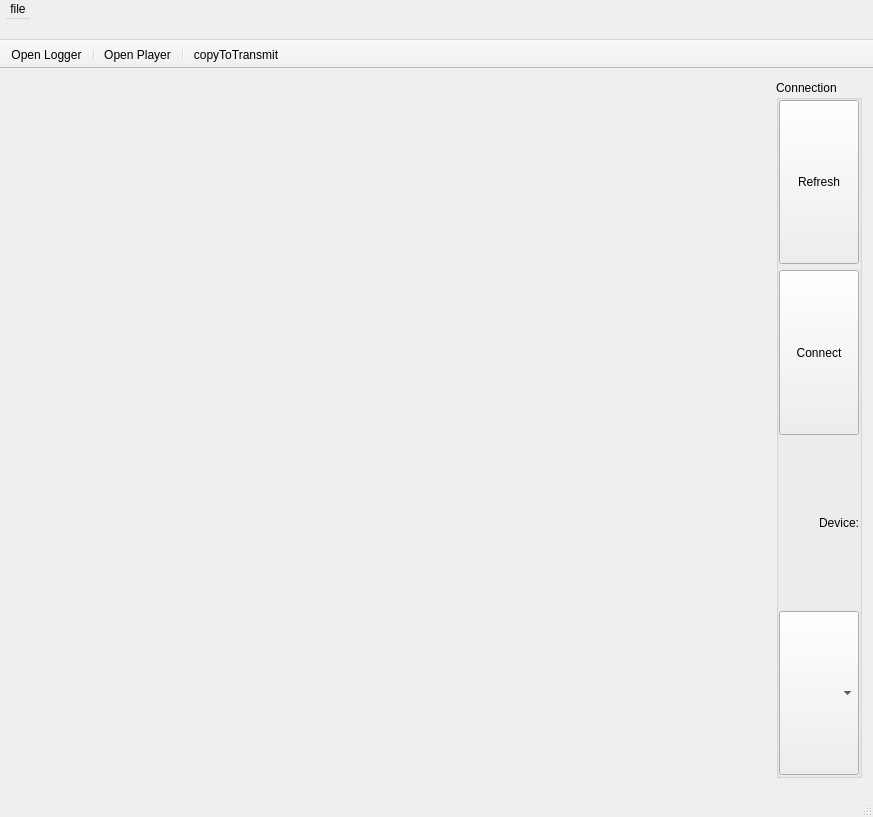
<?xml version="1.0" encoding="UTF-8"?>
<ui version="4.0">
 <class>MainWindow</class>
 <widget class="QMainWindow" name="MainWindow">
  <property name="geometry">
   <rect>
    <x>0</x>
    <y>0</y>
    <width>873</width>
    <height>817</height>
   </rect>
  </property>
  <property name="sizePolicy">
   <sizepolicy hsizetype="Expanding" vsizetype="Preferred">
    <horstretch>0</horstretch>
    <verstretch>0</verstretch>
   </sizepolicy>
  </property>
  <property name="minimumSize">
   <size>
    <width>0</width>
    <height>0</height>
   </size>
  </property>
  <property name="maximumSize">
   <size>
    <width>2000</width>
    <height>1750</height>
   </size>
  </property>
  <property name="windowTitle">
   <string>Bean Cracker</string>
  </property>
  <property name="layoutDirection">
   <enum>Qt::LeftToRight</enum>
  </property>
  <property name="inputMethodHints">
   <set>Qt::ImhFormattedNumbersOnly</set>
  </property>
  <widget class="QWidget" name="centralWidget">
   <property name="sizePolicy">
    <sizepolicy hsizetype="Minimum" vsizetype="Minimum">
     <horstretch>0</horstretch>
     <verstretch>0</verstretch>
    </sizepolicy>
   </property>
   <property name="layoutDirection">
    <enum>Qt::LeftToRight</enum>
   </property>
   <layout class="QVBoxLayout" name="verticalLayout_3">
    <item>
     <layout class="QHBoxLayout" name="horizontalLayout_3">
      <item>
       <widget class="BeanPacketsMonitor" name="beanPacketsMonitor">
        <property name="sizePolicy">
         <sizepolicy hsizetype="Expanding" vsizetype="Expanding">
          <horstretch>0</horstretch>
          <verstretch>0</verstretch>
         </sizepolicy>
        </property>
        <property name="minimumSize">
         <size>
          <width>200</width>
          <height>400</height>
         </size>
        </property>
        <property name="frameShape">
         <enum>QFrame::NoFrame</enum>
        </property>
       </widget>
      </item>
      <item>
       <widget class="QGroupBox" name="groupBox">
        <property name="sizePolicy">
         <sizepolicy hsizetype="Minimum" vsizetype="Preferred">
          <horstretch>0</horstretch>
          <verstretch>0</verstretch>
         </sizepolicy>
        </property>
        <property name="minimumSize">
         <size>
          <width>0</width>
          <height>0</height>
         </size>
        </property>
        <property name="maximumSize">
         <size>
          <width>16777215</width>
          <height>16777215</height>
         </size>
        </property>
        <property name="title">
         <string>Connection</string>
        </property>
        <property name="flat">
         <bool>true</bool>
        </property>
        <property name="checkable">
         <bool>false</bool>
        </property>
        <layout class="QVBoxLayout" name="verticalLayout">
         <property name="spacing">
          <number>-1</number>
         </property>
         <property name="leftMargin">
          <number>0</number>
         </property>
         <property name="topMargin">
          <number>0</number>
         </property>
         <property name="rightMargin">
          <number>0</number>
         </property>
         <property name="bottomMargin">
          <number>0</number>
         </property>
         <item>
          <widget class="QPushButton" name="btnRefresh">
           <property name="sizePolicy">
            <sizepolicy hsizetype="Minimum" vsizetype="Preferred">
             <horstretch>0</horstretch>
             <verstretch>0</verstretch>
            </sizepolicy>
           </property>
           <property name="text">
            <string>Refresh</string>
           </property>
          </widget>
         </item>
         <item>
          <widget class="QPushButton" name="btnConnect">
           <property name="sizePolicy">
            <sizepolicy hsizetype="Minimum" vsizetype="Preferred">
             <horstretch>0</horstretch>
             <verstretch>0</verstretch>
            </sizepolicy>
           </property>
           <property name="text">
            <string>Connect</string>
           </property>
           <property name="flat">
            <bool>false</bool>
           </property>
          </widget>
         </item>
         <item>
          <widget class="QLabel" name="lbDevice">
           <property name="sizePolicy">
            <sizepolicy hsizetype="Preferred" vsizetype="Preferred">
             <horstretch>0</horstretch>
             <verstretch>0</verstretch>
            </sizepolicy>
           </property>
           <property name="layoutDirection">
            <enum>Qt::LeftToRight</enum>
           </property>
           <property name="text">
            <string>Device:</string>
           </property>
           <property name="alignment">
            <set>Qt::AlignRight|Qt::AlignTrailing|Qt::AlignVCenter</set>
           </property>
           <property name="indent">
            <number>0</number>
           </property>
          </widget>
         </item>
         <item>
          <widget class="QComboBox" name="cbDevice">
           <property name="sizePolicy">
            <sizepolicy hsizetype="Preferred" vsizetype="Preferred">
             <horstretch>0</horstretch>
             <verstretch>0</verstretch>
            </sizepolicy>
           </property>
           <property name="sizeAdjustPolicy">
            <enum>QComboBox::AdjustToContents</enum>
           </property>
          </widget>
         </item>
        </layout>
       </widget>
      </item>
     </layout>
    </item>
    <item>
     <layout class="QHBoxLayout" name="horizontalLayout">
      <property name="spacing">
       <number>-1</number>
      </property>
      <item>
       <widget class="BeanPacketsSender" name="beanPacketsSender" native="true">
        <property name="sizePolicy">
         <sizepolicy hsizetype="Expanding" vsizetype="Minimum">
          <horstretch>0</horstretch>
          <verstretch>0</verstretch>
         </sizepolicy>
        </property>
        <property name="minimumSize">
         <size>
          <width>550</width>
          <height>0</height>
         </size>
        </property>
       </widget>
      </item>
     </layout>
    </item>
   </layout>
  </widget>
  <widget class="QStatusBar" name="statusBar">
   <property name="sizeGripEnabled">
    <bool>true</bool>
   </property>
  </widget>
  <widget class="QMenuBar" name="menuBar">
   <property name="geometry">
    <rect>
     <x>0</x>
     <y>0</y>
     <width>873</width>
     <height>40</height>
    </rect>
   </property>
   <property name="sizePolicy">
    <sizepolicy hsizetype="MinimumExpanding" vsizetype="Fixed">
     <horstretch>0</horstretch>
     <verstretch>0</verstretch>
    </sizepolicy>
   </property>
   <property name="minimumSize">
    <size>
     <width>0</width>
     <height>40</height>
    </size>
   </property>
   <widget class="QMenu" name="menufile">
    <property name="title">
     <string>file</string>
    </property>
    <widget class="QMenu" name="menutest">
     <property name="title">
      <string>test</string>
     </property>
    </widget>
    <addaction name="menutest"/>
   </widget>
   <addaction name="menufile"/>
  </widget>
  <widget class="QToolBar" name="toolBar">
   <property name="windowTitle">
    <string>toolBar</string>
   </property>
   <property name="movable">
    <bool>false</bool>
   </property>
   <property name="allowedAreas">
    <set>Qt::TopToolBarArea</set>
   </property>
   <property name="iconSize">
    <size>
     <width>24</width>
     <height>24</height>
    </size>
   </property>
   <property name="toolButtonStyle">
    <enum>Qt::ToolButtonTextUnderIcon</enum>
   </property>
   <property name="floatable">
    <bool>false</bool>
   </property>
   <attribute name="toolBarArea">
    <enum>TopToolBarArea</enum>
   </attribute>
   <attribute name="toolBarBreak">
    <bool>false</bool>
   </attribute>
   <addaction name="actionOpen_Logger"/>
   <addaction name="separator"/>
   <addaction name="actionOpen_Player"/>
   <addaction name="separator"/>
   <addaction name="actioncopyToTransmit"/>
  </widget>
  <action name="actionOpen_Logger">
   <property name="text">
    <string>Open Logger</string>
   </property>
  </action>
  <action name="actionOpen_Player">
   <property name="text">
    <string>Open Player</string>
   </property>
  </action>
  <action name="actioncopyToTransmit">
   <property name="text">
    <string>copyToTransmit</string>
   </property>
  </action>
 </widget>
 <layoutdefault spacing="6" margin="11"/>
 <customwidgets>
  <customwidget>
   <class>BeanPacketsSender</class>
   <extends>QWidget</extends>
   <header location="global">beanpacketssender.h</header>
   <container>1</container>
  </customwidget>
  <customwidget>
   <class>BeanPacketsMonitor</class>
   <extends>QFrame</extends>
   <header location="global">beanpacketsmonitor.h</header>
   <container>1</container>
  </customwidget>
 </customwidgets>
 <resources/>
 <connections/>
</ui>
